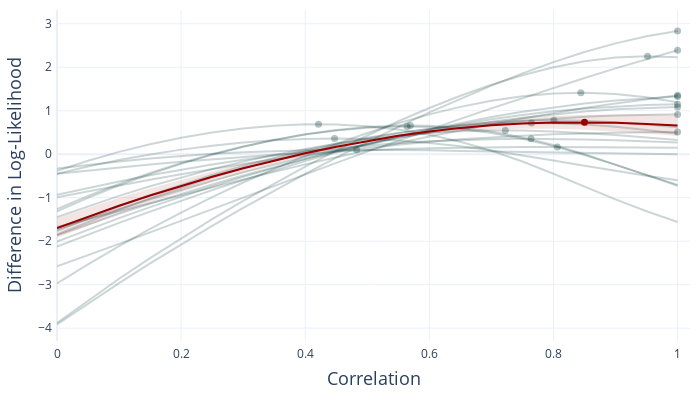

The notebook cell saved with this chart:
### Code cell
T,theta,M = do_sim_corrpcm(corr=0.7,signal=0.5,n_sim=20,nsteps=21,randseed=11)
fig=plot_Figure4(T,theta,M)
fig.update_layout(width=700,height=400)
fig.show()
